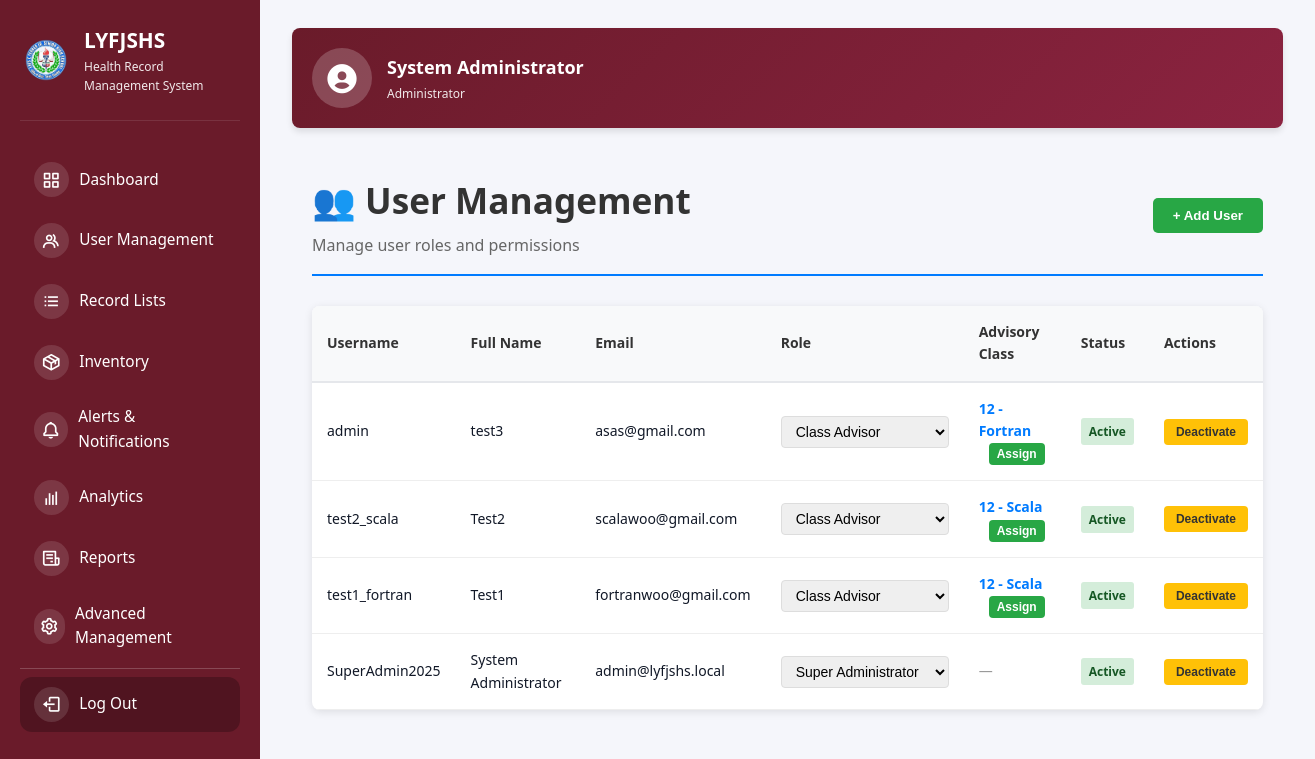
The page /manage-users (signed in) on the database its author committed.
### tables this page shows
CREATE TABLE users (
            id INTEGER PRIMARY KEY AUTOINCREMENT,
            username TEXT UNIQUE NOT NULL,
            password TEXT NOT NULL,
            fullname TEXT NOT NULL,
            email TEXT NOT NULL,
            role TEXT DEFAULT 'health_officer',
            advisory_class TEXT,
            is_active INTEGER DEFAULT 1,
            created_at TIMESTAMP DEFAULT CURRENT_TIMESTAMP
        );

### app.py (the view)
@app.route("/manage-users")
@require_role('super_admin')
def manage_users():
    db = get_db_connection()
    if not db:
        flash("Database error.", "danger")
        return redirect(url_for("dashboard"))
    try:
        cursor = db.cursor()
        cursor.execute("SELECT * FROM users ORDER BY created_at DESC")
        users = cursor.fetchall()
        cursor.execute("SELECT DISTINCT class FROM students ORDER BY class")
        classes = [row[0] for row in cursor.fetchall()]
        db.close()
        return render_template("manage_users.html", users=users, roles=ROLES, classes=classes)
    except sqlite3.Error as e:
        flash(f"Database error: {str(e)}", "danger")
        return redirect(url_for("advanced_management"))

### app.py (called while the page is built)
@app.before_request
def check_user_status():
    if session.get("logged_in"):
        if request.endpoint in ['login', 'logout', 'register']:
            return
        db = get_db_connection()
        if db:
            try:
                cursor = db.cursor()
                cursor.execute("SELECT is_active FROM users WHERE id = ?", (session.get("user_id"),))
                user = cursor.fetchone()
                db.close()
                if not user or not safe_row_get(user, 'is_active', 1):
                    session.clear()
                    flash("Your account has been disabled. Please contact the administrator.", "danger")
                    return redirect(url_for("login"))
            except sqlite3.Error:
                db.close()

@app.context_processor
def inject_user():
    user = None
    if session.get("logged_in"):
        db = get_db_connection()
        if db:
            try:
                cursor = db.cursor()
                cursor.execute("SELECT * FROM users WHERE id = ?", (session.get("user_id"),))
                user = cursor.fetchone()
                db.close()
            except sqlite3.Error:
                pass
    return {'current_user': user}

def get_db_connection():
    try:
        conn = sqlite3.connect(DATABASE)
        conn.row_factory = sqlite3.Row  # This enables column access by name
        return conn
    except sqlite3.Error as e:
        print(f"Database connection error: {e}")
        return None

def safe_row_get(row, key, default=None):
    if row is None:
        return default
    try:
        return row[key]
    except (IndexError, KeyError):
        return default

### templates/manage_users.html (shortened to what this page needs)
{% extends "base.html" %}
{% block content %}
<div class="manage-users-container">
  <div class="users-header">
    <div>
      <h1>👥 User Management</h1>
      <p style="color: #666; margin-top: 5px;">Manage user roles and permissions</p>
    </div>
    <button onclick="openAddUserModal()" class="add-user-btn">+ Add User</button>
  </div>
  <div class="users-table">
    <table>
      <thead>
        <tr>
          <th>Username</th>
          <th>Full Name</th>
          <th>Email</th>
          <th>Role</th>
          <th>Advisory Class</th>
          <th>Status</th>
          <th>Actions</th>
        </tr>
      </thead>
      <tbody>
        {% if users %}
          {% for user in users %}
          <tr>
            <td>{{ user['username'] }}</td>
            <td>{{ user['fullname'] }}</td>
            <td>{{ user['email'] }}</td>
            <td>
              <select class="role-select" data-user-id="{{ user['id'] }}" onchange="updateUserRole(this.dataset.userId, this.value)">
                {% for role_key, role_label in roles.items() %}
                <option value="{{ role_key }}" {% if user['role'] == role_key %}selected{% endif %}>
                  {{ role_label }}
                </option>
                {% endfor %}
              </select>
            </td>
            <td>
              {% if user['role'] == 'class_advisor' %}
                <span class="advisory-class-display" data-user-id="{{ user['id'] }}">
                  {{ user['advisory_class'] or 'Not assigned' }}
                </span>
                <button class="btn-assign-class" onclick="showAssignClassModal({{ user['id'] }}, '{{ user['fullname'] }}', '{{ user['advisory_class'] or '' }}')" style="margin-left: 10px; font-size: 12px; padding: 4px 8px;">
                  Assign
                </button>
              {% else %}
                <span style="color: #999;">—</span>
              {% endif %}
            </td>
            <td>
              <span class="status-badge status-{% if user['is_active'] %}active{% else %}inactive{% endif %}">
                {% if user['is_active'] %}Active{% else %}Inactive{% endif %}
              </span>
            </td>
            <td>
              <div class="user-actions">
                <button class="btn-toggle" data-user-id="{{ user['id'] }}" data-is-active="{{ user['is_active']|int }}" onclick="toggleUserStatus(this)">
                  {% if user['is_active'] %}Deactivate{% else %}Activate{% endif %}
                </button>
              </div>
            </td>
          </tr>
          {% endfor %}
        {% else %}
          <tr>
            <td colspan="7" style="text-align: center; color: #999; padding: 30px;">No users found</td>
          </tr>
        {% endif %}
      </tbody>
    </table>
  </div>
</div>
{% endblock %}

### templates/base.html (shortened to what this page needs)
<!DOCTYPE html>
<html lang="en">
  <head>
    <link
      href="https://unpkg.com/boxicons@2.1.4/css/boxicons.min.css"
      rel="stylesheet"
    />
    <link
      rel="stylesheet"
      href="{{ url_for('static', filename='css/dashboard.css') }}"
    />
  </head>
  <body>
    <div class="app-container">
      <aside class="sidebar" id="sidebar">
        <div class="sidebar-header">
          <img
            src="{{ url_for('static', filename='imgs/577258389_819623970710259_5288846695784598957_n-removebg-preview.png') }}"
            alt="School Logo"
            class="sidebar-logo"
          />
          <div class="sidebar-title">
            <h1>LYFJSHS</h1>
            <p>Health Record Management System</p>
          </div>
        </div>
        <nav class="sidebar-nav">
          <ul>
            <li>
              <a href="{{ url_for('dashboard') }}" class="nav-item">
                <span class="nav-icon"><i class="bx bx-grid-alt"></i></span>
                <span class="nav-label">Dashboard</span>
              </a>
            </li>
            {% if session.get('role') in ['super_admin', 'health_officer'] %}
            <li>
              <a href="{{ url_for('user_management') }}" class="nav-item">
                <span class="nav-icon"><i class="bx bx-group"></i></span>
                <span class="nav-label">User Management</span>
              </a>
            </li>
            {% endif %}
            <li>
              <a href="{{ url_for('record_lists') }}" class="nav-item">
                <span class="nav-icon"><i class="bx bx-list-ul"></i></span>
                <span class="nav-label">Record Lists</span>
              </a>
            </li>
            {% if session.get('role') in ['super_admin', 'health_officer'] %}
            <li>
              <a href="{{ url_for('inventory') }}" class="nav-item">
                <span class="nav-icon"><i class="bx bx-package"></i></span>
                <span class="nav-label">Inventory</span>
              </a>
            </li>
            <li>
              <a href="{{ url_for('alerts_dashboard') }}" class="nav-item">
                <span class="nav-icon"><i class="bx bx-bell"></i></span>
                <span class="nav-label">Alerts & Notifications</span>
              </a>
            </li>
            {% endif %} {% if session.get('role') in ['super_admin',
            'health_officer'] %}
            <li>
              <a href="{{ url_for('analytics') }}" class="nav-item">
                <span class="nav-icon"><i class="bx bx-bar-chart"></i></span>
                <span class="nav-label">Analytics</span>
              </a>
            </li>
            <li>
              <a href="{{ url_for('reports') }}" class="nav-item">
                <span class="nav-icon"><i class="bx bx-receipt"></i></span>
                <span class="nav-label">Reports</span>
              </a>
            </li>
            {% endif %} {% if session.get('role') in ['super_admin',
            'health_officer'] %}
            <li>
              <a href="{{ url_for('advanced_management') }}" class="nav-item">
                <span class="nav-icon"><i class="bx bx-cog"></i></span>
                <span class="nav-label">Advanced Management</span>
              </a>
            </li>
            {% endif %}
            <li class="nav-separator"></li>
            <li>
              <a href="{{ url_for('logout') }}" class="nav-item nav-logout">
                <span class="nav-icon"><i class="bx bx-log-out"></i></span>
                <span class="nav-label">Log Out</span>
              </a>
            </li>
          </ul>
        </nav>
      </aside>
      <div class="content-area">
        {% if session.get('logged_in') %}
        <div class="header-profile">
          <div class="profile-card-header">
            <div class="profile-avatar-header">
              <i class="bx bxs-user-circle"></i>
            </div>
            <div class="profile-info-header">
              <h3>
                {{ current_user.fullname if current_user else
                session.get('username') }}
              </h3>
              <p class="profile-role-header">Administrator</p>
            </div>
          </div>
        </div>
        {% endif %}
        <main class="main-content">{% block content %}{% endblock %}</main>
      </div>
    </div>
  </body>
</html>

### static/css/dashboard.css (style rules this page uses)
* { margin: 0; padding: 0; box-sizing: border-box; }
:root { --primary-color: #6a1b2a; --secondary-color: #8b2340; --danger-color: #dc2626; --success-color: #16a34a; --warning-color: #ea580c; --light-bg: #f8fafc; --white: #ffffff; --text-dark: #1f2937; --text-light: #6b7280; --border-color: #e5e7eb; --shadow: 0 1px 3px rgba(0, 0, 0, 0.1); --shadow-lg: 0 10px 15px -3px rgba(0, 0, 0, 0.1); }
body { font-family: -apple-system, BlinkMacSystemFont, "Segoe UI", Roboto, Oxygen, Ubuntu, Cantarell, sans-serif; background-color: var(--light-bg); color: var(--text-dark); line-height: 1.6; }
html, body { height: 100%; font-family: system-ui, -apple-system, BlinkMacSystemFont, "Segoe UI", Roboto, sans-serif; }
body { background: #f5f6fb; color: #111827; }
.app-container { display: flex; min-height: 100vh; }
.sidebar { width: 260px; background: #6a1b2a; color: #fff; padding: 1.5rem 1.25rem; position: fixed; left: 0; top: 0; height: 100vh; overflow-y: auto; z-index: 1000; }
.sidebar-header { display: flex; align-items: center; gap: 0.75rem; margin-bottom: 2rem; padding-bottom: 1.5rem; border-bottom: 1px solid rgba(255, 255, 255, 0.1); }
.sidebar-logo { width: 52px; height: 52px; object-fit: contain; }
.sidebar-title h1 { font-size: 1.3rem; margin: 0; font-weight: 600; }
.sidebar-title p { font-size: 0.75rem; margin: 0; opacity: 0.9; }
.sidebar-nav ul { list-style: none; margin: 0; padding: 0; }
.sidebar-nav li { margin-bottom: 0.4rem; }
.nav-item { display: flex; align-items: center; gap: 0.65rem; text-decoration: none; color: #ffffff; padding: 0.6rem 0.85rem; border-radius: 0.75rem; transition: background 0.15s ease, transform 0.12s ease; }
.nav-icon { width: 2.2rem; height: 2.2rem; border-radius: 999px; background: rgba(255, 255, 255, 0.12); display: flex; align-items: center; justify-content: center; }
.nav-icon i { font-size: 1.25rem; }
.nav-label { font-size: 0.96rem; font-weight: 500; }
.nav-separator { border-top: 1px solid rgba(255, 255, 255, 0.2); margin: 0.5rem 0 0.75rem; height: 1px; }
.nav-logout { margin-top: 0.5rem; background: rgba(0, 0, 0, 0.25); }
.content-area { flex: 1; margin-left: 260px; padding: 1.75rem 2rem 2.5rem; background: #f5f6fb; min-height: 100vh; }
.header-profile { margin-bottom: 1.5rem; }
.profile-card-header { background: linear-gradient(135deg, #6a1b2a 0%, #8b2340 100%); color: white; padding: 20px; border-radius: 8px; box-shadow: 0 4px 6px rgba(0, 0, 0, 0.1); display: flex; align-items: center; gap: 15px; }
.profile-avatar-header { font-size: 45px; background: rgba(255, 255, 255, 0.2); width: 60px; height: 60px; border-radius: 50%; display: flex; align-items: center; justify-content: center; flex-shrink: 0; }
.profile-avatar-header i { font-size: 35px; }
.profile-info-header h3 { font-size: 18px; margin: 0 0 3px 0; font-weight: 700; }
.profile-role-header { font-size: 12px; opacity: 0.9; margin: 0; font-weight: 500; }
.main-content { margin-top: 0.75rem; }
.main-content h1 { font-size: 2.2rem; margin-bottom: 1.75rem; color: #111827; font-weight: 700; }
.main-content { flex: 1; display: flex; flex-direction: column; overflow: hidden; }
table { width: 100%; border-collapse: collapse; font-size: 14px; }
table thead { background-color: var(--light-bg); border-bottom: 2px solid var(--border-color); }
table th { padding: 15px; text-align: left; font-weight: 600; color: var(--text-dark); }
table td { padding: 15px; border-bottom: 1px solid var(--border-color); }

### rows shown on the page
users: fullname "System Administrator", username "SuperAdmin2025", email "admin@lyfjshs.local", role+id "Super Administrator", is_active "Active"
users: username "admin", fullname "test3", email "asas@gmail.com", role+id "Class Advisor", advisory_class "12 - Fortran", is_active "Active"
users: username "test2_scala", fullname "Test2", email "scalawoo@gmail.com", role+id "Class Advisor", advisory_class "12 - Scala", is_active "Active"
users: username "test1_fortran", fullname "Test1", email "fortranwoo@gmail.com", role+id "Class Advisor", advisory_class "12 - Scala", is_active "Active"
